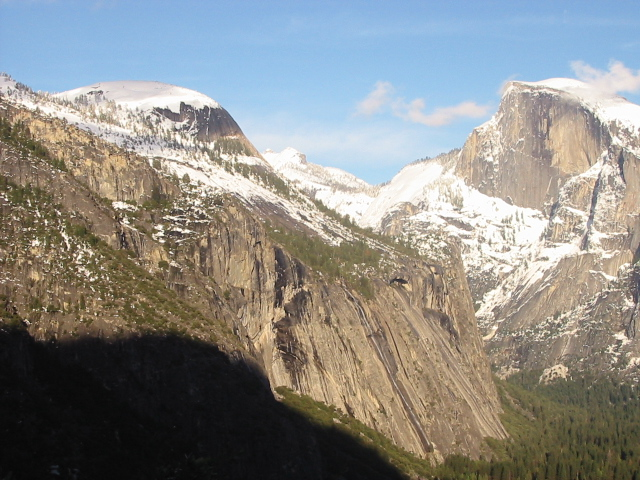
#> input picture CHAPTER2-Local Image Descriptors/Yosemite1.jpg, 640 x 480 px
$ python ex2.py   (older library calls are emulated)
#> lines starting #> are read from the running program, lines starting #| are printed output that depends on the picture; after the words box and inside, x2 and y2 are one past the last pixel; in counts of white or black regions, pixels touching at a corner belong together; long printed decimals are rounded
### CHAPTER2-Local Image Descriptors/rof.py
from numpy import *

def denoise(im,U_init,tolerance=0.1,tau=0.125,tv_weight=100):
    """ An implementation of the Rudin-Osher-Fatemi (ROF) denoising model
    using the numerical procedure presented in eq (11) A. Chambolle (2005).
    Input: noisy input image (grayscale), initial guess for U, weight of
    the TV-regularizing term, steplength, tolerance for stop criterion.
    Output: denoised and detextured image, texture residual. """
#> called with tolerance = 0.1, tau = 0.125, tv_weight = 100

    m,n = im.shape # size of noisy image
#> m = 480; n = 640

    # initialize
    U = U_init
    Px = im # x-component to the dual field
    Py = im # y-component of the dual field
    error = 1

    while (error > tolerance):
        Uold = U
        # gradient of primal variable
        GradUx = roll(U,-1,axis=1)-U # x-component of U's gradient
        GradUy = roll(U,-1,axis=0)-U # y-component of U's gradient
        # update the dual varible
        PxNew = Px + (tau/tv_weight)*GradUx
        PyNew = Py + (tau/tv_weight)*GradUy
        NormNew = maximum(1,sqrt(PxNew**2+PyNew**2))
        Px = PxNew/NormNew # update of x-component (dual)
        Py = PyNew/NormNew # update of y-component (dual)
        # update the primal variable
        RxPx = roll(Px,1,axis=1) # right x-translation of x-component
        RyPy = roll(Py,1,axis=0) # right y-translation of y-component
        DivP = (Px-RxPx)+(Py-RyPy) # divergence of the dual field.

        U = im + tv_weight*DivP # update of the primal variable
        # update of error
        error = linalg.norm(U-Uold)/sqrt(n*m)
#> this loop made 45 passes
#> error on passes 1 to 12: 0.269, 4.13, 2.58, 1.8, 1.35, 1.07, 0.878, 0.741, 0.64, 0.562, 0.5, 0.45
#> pass 1, in denoise, `GradUy = roll(U,-1,axis=0)-U # y-component of U's gradient`:
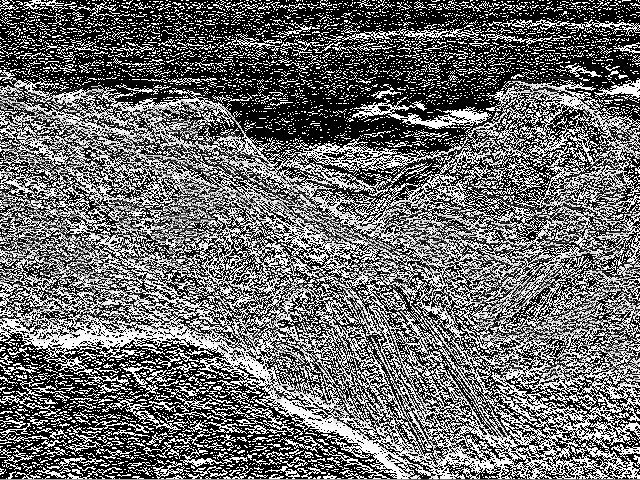
#> GradUy: shape (480, 640); min 0, max 255, mean 107.7
#> after the loop:
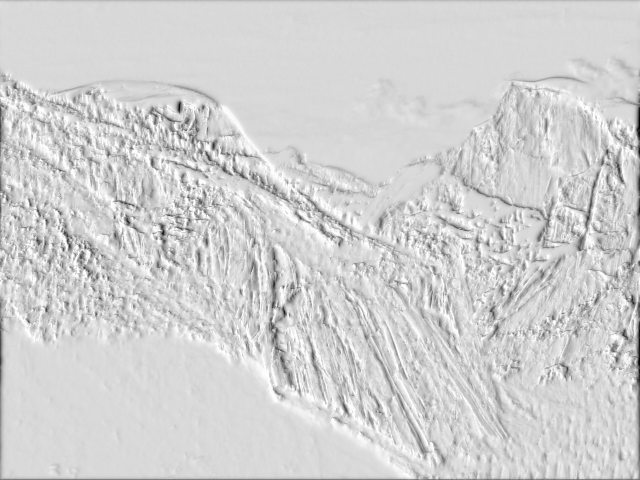
#> Px: shape (480, 640) float64; min -1, max 1, mean 0.643; drawn with min black and max white
#> after the loop:
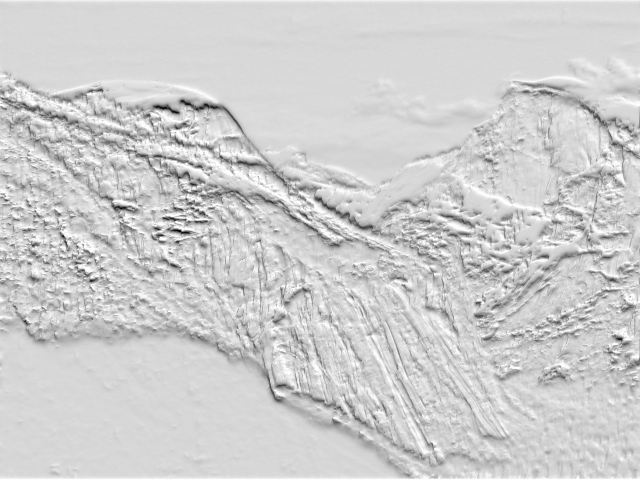
#> Py: shape (480, 640) float64; min -0.907, max 1, mean 0.635; drawn with min black and max white

    return U,im-U # denoised image and texture residual

### CHAPTER2-Local Image Descriptors/harris.py
import numpy as np
from PIL import Image
from scipy.ndimage import filters
import matplotlib.pyplot as plt

def compute_harris_response(im, sigma=3):
    """ Compute the Harris corner detector response function
     for each pixel in grayscale image."""

    # Derivatives
    imx = np.zeros(im.shape)
    filters.gaussian_filter(im, (sigma,sigma), (0,1), imx)
    imy = np.zeros(im.shape)
    filters.gaussian_filter(im, (sigma,sigma), (1,0), imy)

    # Compute components of the Harris matrix
    Wxx = filters.gaussian_filter(imx*imx, sigma)
    Wxy = filters.gaussian_filter(imx*imy, sigma)
    Wyy = filters.gaussian_filter(imy*imy, sigma)

    # Determinant and trace
    Wdet = Wxx*Wyy - Wxy**2
    Wtr = (Wxx + Wyy)

    return Wdet / Wtr


def get_harris_points(harrisim, min_dist=10, threshold=0.1):
    """ Return corners from a Harris response image
    min_dist is the minimum number of pixels separating
    corners and image boundary. """
#> called with min_dist = 6, threshold = 0.2

    # find top corner candidates above a threshold
    print("harrisim.max()=", harrisim.max())
#| harrisim.max()= 0.5375
    corner_threshold = harrisim.max() * threshold
#> corner_threshold = 0.107
    harrisim_t = (harrisim > corner_threshold) * 1
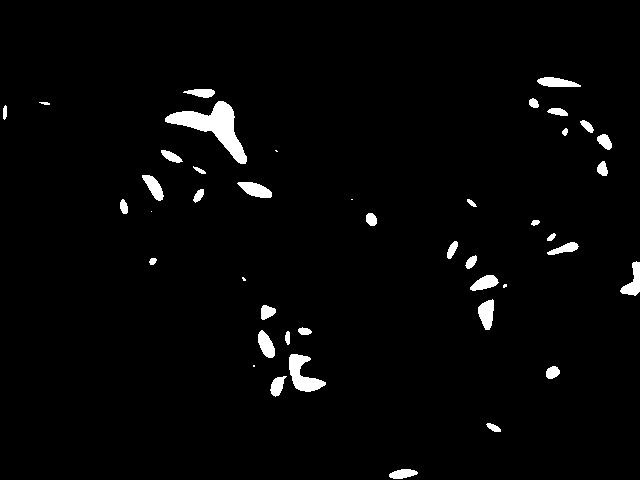
#> harrisim_t: shape (480, 640) int64; values 0 (black) and 1 (white), 2.5% white; 43 white regions (6 under 20 px), largest, box (x1, y1, x2, y2) and area: (165, 101, 247, 164) 1797, (289, 354, 326, 392) 696, (237, 182, 272, 198) 355

    # get coordinates of candidates
    coords = np.array(harrisim_t.nonzero()).T
#> coords = 7663 pairs, first value 77 to 478, second value 3 to 639

    # ...and their values
    candidate_values = [harrisim[c[0],c[1]] for c in coords]
#> candidate_values = 7663 values, max 0.537 at index 1546, min 0.107 at index 4127, mean 0.176

    # sort candidates
    index = np.argsort(candidate_values)
#> index = 7663 values, max 7662 at index 130, min 0 at index 338, mean 3831

    # store allowed point locations in array
    allowed_locations = np.zeros(harrisim.shape)
    allowed_locations[min_dist:-min_dist, min_dist:-min_dist] = 1

    # select the best points taking min_distance into account
    filtered_coords = []
    for i in index:
        if allowed_locations[coords[i,0], coords[i,1]] == 1:
            filtered_coords.append(coords[i])
            allowed_locations[(coords[i,0]-min_dist):(coords[i,0]+min_dist),\
                (coords[i,1]-min_dist):(coords[i,1]+min_dist)] = 0
#> this loop made 7663 passes
#> i on passes 1 to 3: 4127, 7380, 1302
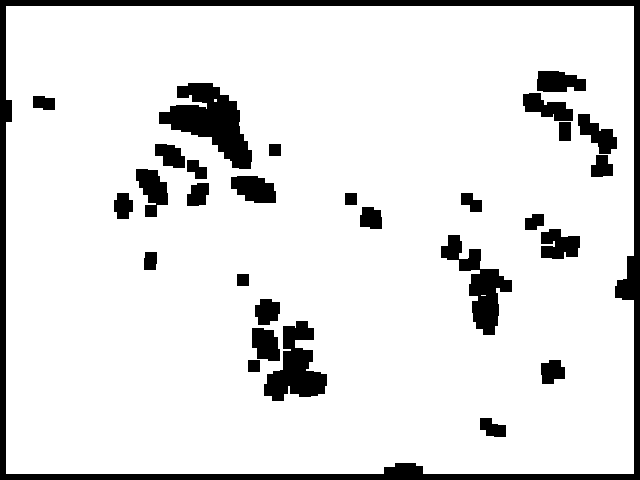
#> allowed_locations: shape (480, 640) float64; values 0 (black) and 1 (white), 88.6% white; 29 black regions, largest, box (x1, y1, x2, y2) and area: (0, 0, 640, 480) 14318, (159, 83, 252, 169) 3914, (264, 321, 327, 401) 2676
#> after the loop, filtered_coords = 226 pairs, first value 77 to 473, second value 6 to 633

    return filtered_coords

def plot_harris_points(image, filtered_coords):
    """ Plots corners found in image. """
    plt.figure()
    plt.gray()
    plt.imshow(image)
    plt.plot([p[1] for p in filtered_coords],[p[0] for p in filtered_coords], '*')
    plt.axis('off')
    plt.show()


# [129 lines left out: functions get_descriptors, match, match, match_twosided, match_twosided, appendimages and 1 more, not called in this run]

### CHAPTER2-Local Image Descriptors/ex2.py
import numpy as np
from PIL import Image
from scipy.ndimage import filters
import matplotlib.pyplot as plt
import rof
import harris

##2. Incrementally apply stronger blur (or ROF de-noising) to an image and extract
##Harris corners. What happens?

# Gaussian blurred: cannot detect corner by a big sigma
# Denoise: still have corner


#create synthetic image with noise
im = np.array(Image.open('./Yosemite1.jpg').convert('L'))
im_blurred = filters.gaussian_filter(im,10)
U,T = rof.denoise(im,im)

# Apply Harris conner detector on Gaussian Blurred Image
harrisim = harris.compute_harris_response(im_blurred)
filtered_coords = harris.get_harris_points(harrisim,6,0.2)
harris.plot_harris_points(im_blurred, filtered_coords)

# Apply Harris conner detector on Denoise
harrisim = harris.compute_harris_response(U)
filtered_coords = harris.get_harris_points(harrisim,6,0.2)
#> call 2 of get_harris_points, with min_dist = 6, threshold = 0.2
#| harrisim.max()= 10.446
#> in get_harris_points (call 2), `corner_threshold = harrisim.max() * threshold`: corner_threshold = 2.09
#> in get_harris_points (call 2), `harrisim_t = (harrisim > corner_threshold) * 1`: harrisim_t: shape (480, 640) int64; values 0 (black) and 1 (white), 3.7% white; 117 white regions (31 under 20 px), largest, box (x1, y1, x2, y2) and area: (149, 98, 190, 134) 778, (269, 280, 311, 318) 727, (597, 115, 634, 171) 713
#> in get_harris_points (call 2), `coords = np.array(harrisim_t.nonzero()).T`: coords = 11261 pairs, first value 82 to 460, second value 0 to 639
#> in get_harris_points (call 2), `candidate_values = [harrisim[c[0],c[1]] for c in coords]`: candidate_values = 11261 values, max 10.45 at index 455, min 2.09 at index 9976, mean 3.21
#> in get_harris_points (call 2), `index = np.argsort(candidate_values)`: index = 11261 values, max 11260 at index 330, min 0 at index 485, mean 5630
#> the loop in get_harris_points (call 2), `for i in index:` made 11261 passes
#> i on passes 1 to 3: 9976, 9197, 1651
#> after the loop in get_harris_points (call 2), `for i in index:`:
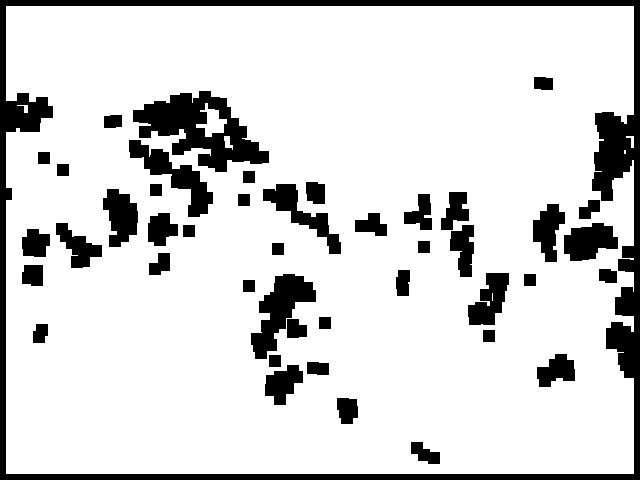
#> allowed_locations: shape (480, 640) float64; values 0 (black) and 1 (white), 84.2% white; 44 black regions, largest, box (x1, y1, x2, y2) and area: (0, 0, 640, 480) 19183, (133, 91, 269, 172) 5220, (251, 274, 316, 359) 2458
#> after the loop in get_harris_points (call 2), `for i in index:`: filtered_coords = 355 pairs, first value 83 to 458, second value 6 to 633
harris.plot_harris_points(U, filtered_coords)
#> in plot_harris_points (call 2), `plt.show()`:
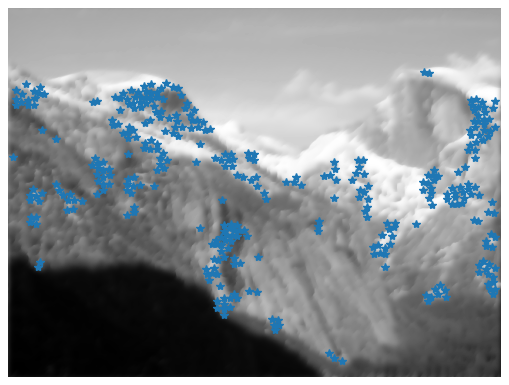
#> figure drawn by matplotlib, 1 panel

plt.show()


# save the result
from scipy.misc import imsave

imsave('synth_rof.pdf',U)
imsave('synth_gaussian.pdf',im_blurred)

$ run again, with CHAPTER2-Local Image Descriptors/Yosemite2.jpg copied over CHAPTER2-Local Image Descriptors/Yosemite1.jpg
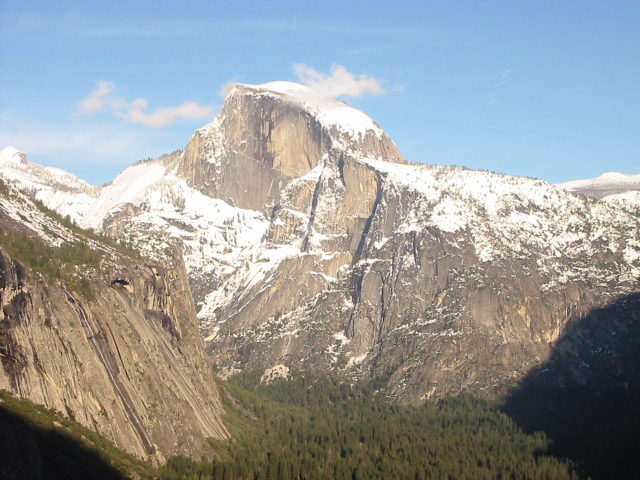
#> input picture CHAPTER2-Local Image Descriptors/Yosemite2.jpg, 640 x 480 px
#> the loop in denoise, `while (error > tolerance):` made 42 passes
#> error on passes 1 to 8: 0.139, 3.79, 2.36, 1.66, 1.25, 0.992, 0.816, 0.689
#| harrisim.max()= 0.3293
#> corner_threshold = 0.0659
#> in get_harris_points, `harrisim_t = (harrisim > corner_threshold) * 1`:
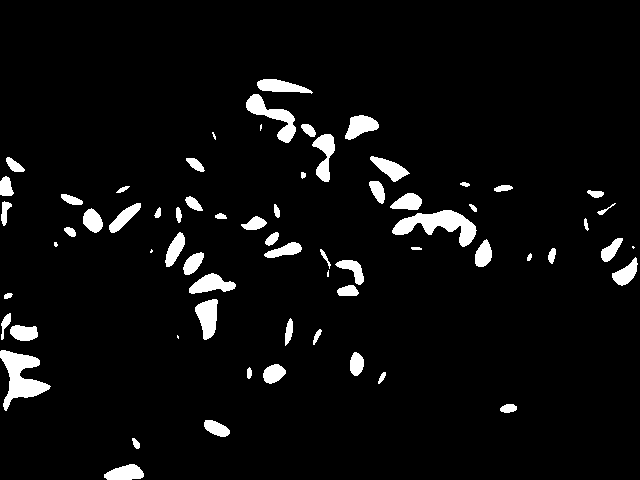
#> harrisim_t: shape (480, 640) int64; values 0 (black) and 1 (white), 5.1% white; 67 white regions (7 under 20 px), largest, box (x1, y1, x2, y2) and area: (392, 210, 477, 247) 1420, (0, 350, 51, 411) 1380, (246, 94, 296, 143) 857
#> coords = 15596 pairs, first value 79 to 479, second value 0 to 637
#> candidate_values = 15596 values, max 0.329 at index 10705, min 0.0659 at index 751, mean 0.109
#> index = 15596 values, max 15595 at index 704, min 0 at index 540, mean 7797.5
#> the loop in get_harris_points, `for i in index:` made 15596 passes
#> i on passes 1 to 3: 751, 9421, 8702
#> after the loop in get_harris_points, `for i in index:`: filtered_coords = 439 pairs, first value 79 to 473, second value 6 to 633
#| harrisim.max()= 10.937
#> harrisim_t: shape (480, 640) int64; values 0 (black) and 1 (white), 3.2% white; 100 white regions (24 under 20 px), largest, box (x1, y1, x2, y2) and area: (567, 201, 640, 277) 1437, (344, 234, 391, 280) 588, (319, 120, 348, 174) 530
#> the loop in get_harris_points (call 2), `for i in index:` made 9793 passes
#> i on passes 1 to 3: 4051, 2315, 548
#> `filtered_coords = harris.get_harris_points(harrisim,6,0.2)`: filtered_coords = 309 pairs, first value 87 to 460, second value 6 to 633
#> in plot_harris_points (call 2), `plt.show()`:
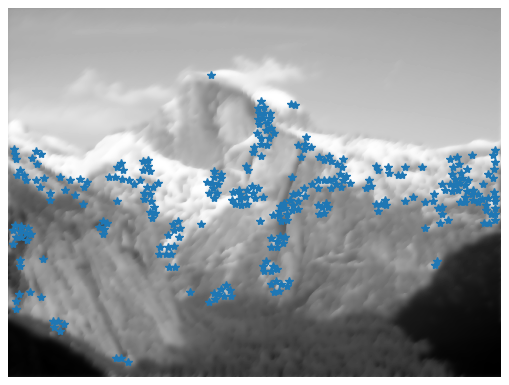
#> figure drawn by matplotlib, 1 panel
